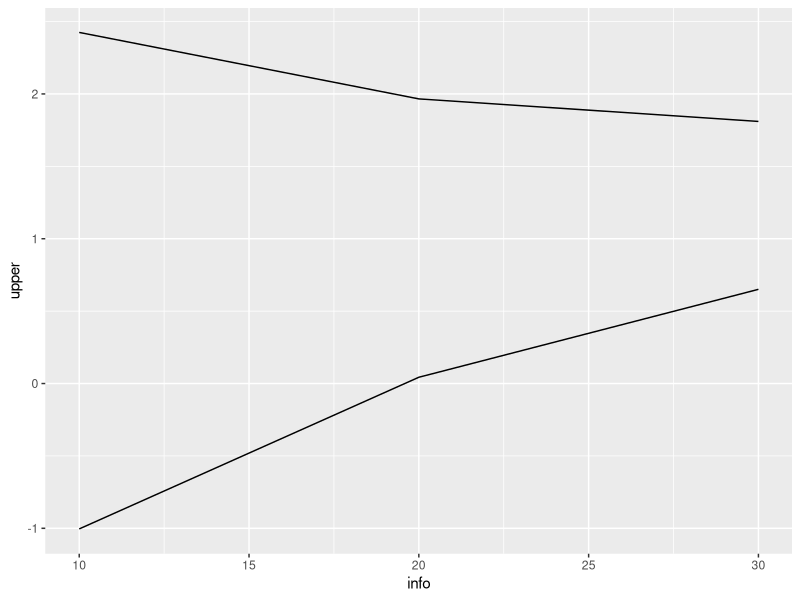
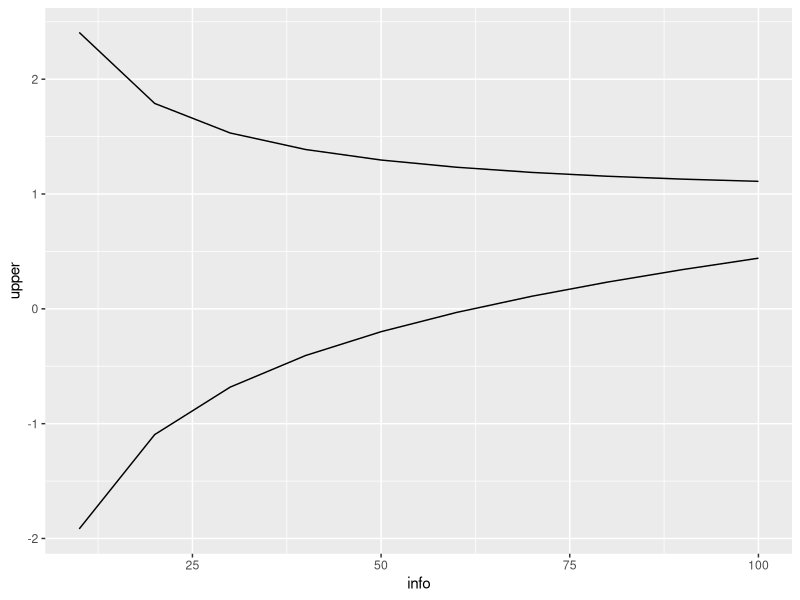

These figures' R source, in order:
## ---- chunk 1
knitr::opts_chunk$set(echo = TRUE)

# load required libraries
library(mvtnorm)
library(ggplot2)
library(data.table)

# set the seed
set.seed(20251029)
## ---- chunk 2
theta <- 0
sigma2 <- 1

matrix_x1 <- replicate(100000, rnorm(60))
matrix_x2 <- replicate(100000, rnorm(60))

diff_matrix <- matrix_x1 - matrix_x2

# analysis 1
# take only first 20 rows
mean_diff_matrix_20 <- colMeans(diff_matrix[1:20,])

z_matrix_20 <- mean_diff_matrix_20 * sqrt( 20 / (2*sigma2) )

mean(z_matrix_20 <= 0)
mean(z_matrix_20 >= 2.5)

# analysis 2
# includes people who moved to analysis 2 only
# which columns moved to analysis 2
moved_to_analysis2 <- z_matrix_20 > 0 & z_matrix_20 < 2.5

# select those columns
diff_matrix_40 <- diff_matrix[, moved_to_analysis2]

# column mean of these
# take only the first 40 rows
mean_diff_matrix_40 <- colMeans(diff_matrix_40[1:40,])

z_matrix_40 <- mean_diff_matrix_40 * sqrt( 40 / (2*sigma2) )

mean(z_matrix_20 > 0 & z_matrix_20 < 2.5) * mean(z_matrix_40 <= 0.75)
mean(z_matrix_20 > 0 & z_matrix_20 < 2.5) * mean(z_matrix_40 >= 2)

# analysis 3
# includes people who moved to analysis 2 then 3 only
# which columns moved to analysis 3
moved_to_analysis3 <- z_matrix_40 > 0.75 & z_matrix_40 < 2

# select those columns from those who moved to anlaysis 2
# therefore, filter the difference matrix of those who moved to analysis 
diff_matrix_60 <- diff_matrix_40[, moved_to_analysis3]

# column mean of these
# take all 60 rows
mean_diff_matrix_60 <- colMeans(diff_matrix_60)

z_matrix_60 <- mean_diff_matrix_60 * sqrt( 60 / (2*sigma2) )

mean(z_matrix_20 > 0 & z_matrix_20 < 2.5) * mean(z_matrix_40 > 0.75 & z_matrix_40 < 2) * mean(z_matrix_60 < 1.5)
mean(z_matrix_20 > 0 & z_matrix_20 < 2.5) * mean(z_matrix_40 > 0.75 & z_matrix_40 < 2) * mean(z_matrix_60 > 1.5)
## ---- chunk 3
theta <- 0.5
sigma2 <- 1

matrix_x1 <- replicate(100000, rnorm(60, mean = theta))
matrix_x2 <- replicate(100000, rnorm(60))

diff_matrix <- matrix_x1 - matrix_x2

# analysis 1
# take only first 20 rows
mean_diff_matrix_20 <- colMeans(diff_matrix[1:20,])

z_matrix_20 <- mean_diff_matrix_20 * sqrt( 20 / (2*sigma2) )

mean(z_matrix_20 <= 0)
mean(z_matrix_20 >= 2.5)

# analysis 2
# includes people who moved to analysis 2 only
# which columns moved to analysis 2
moved_to_analysis2 <- z_matrix_20 > 0 & z_matrix_20 < 2.5

# select those columns
diff_matrix_40 <- diff_matrix[, moved_to_analysis2]

# column mean of these
# take only the first 40 rows
mean_diff_matrix_40 <- colMeans(diff_matrix_40[1:40,])

z_matrix_40 <- mean_diff_matrix_40 * sqrt( 40 / (2*sigma2) )

mean(z_matrix_20 > 0 & z_matrix_20 < 2.5) * mean(z_matrix_40 <= 0.75)
mean(z_matrix_20 > 0 & z_matrix_20 < 2.5) * mean(z_matrix_40 >= 2)

# analysis 3
# includes people who moved to analysis 2 then 3 only
# which columns moved to analysis 3
moved_to_analysis3 <- z_matrix_40 > 0.75 & z_matrix_40 < 2

# select those columns from those who moved to anlaysis 2
# therefore, filter the difference matrix of those who moved to analysis 
diff_matrix_60 <- diff_matrix_40[, moved_to_analysis3]

# column mean of these
# take all 60 rows
mean_diff_matrix_60 <- colMeans(diff_matrix_60)

z_matrix_60 <- mean_diff_matrix_60 * sqrt( 60 / (2*sigma2) )

mean(z_matrix_20 > 0 & z_matrix_20 < 2.5) * mean(z_matrix_40 > 0.75 & z_matrix_40 < 2) * mean(z_matrix_60 < 1.5)
mean(z_matrix_20 > 0 & z_matrix_20 < 2.5) * mean(z_matrix_40 > 0.75 & z_matrix_40 < 2) * mean(z_matrix_60 > 1.5)
## ---- chunk 4
for_loops <- function() {

  theta <- 0
  sigma2 <- 1
  
  z_vec <- vector(mode = "numeric", length = 100000)
  z2_vec <- vector(mode = "numeric")
  z3_vec <- vector(mode = "numeric")
  
  analysis2_count <- 0
  analysis3_count <- 0
  
  for (i in 1:100000) {
    x1 <- rnorm(20)
    x2 <- rnorm(20)
  
    mean.diff <- mean(x1 - x2)
  
    z <- mean.diff * sqrt( 20 / (2*sigma2) )
    
    z_vec[i] <-  z
    
    if ( (z > 0) & (z < 2.5) ) {
      
      analysis2_count <- analysis2_count + 1
      
      x3 <- rnorm(20)
      x4 <- rnorm(20)
      
      x1 <- c(x1, x3)
      x2 <- c(x2, x4)
      
      mean.diff <- mean(x1 - x2)
      
      z2 <- mean.diff * sqrt( 40 / (2*sigma2) )
      
      z2_vec[analysis2_count] <- z2
      
      if ( (z2 > 0.75) & (z2 < 2) ) {
        
        analysis3_count <- analysis3_count + 1
        
        x5 <- rnorm(20)
        x6 <- rnorm(20)
        
        x1 <- append(x1, x5)
        x2 <- append(x2, x6)
      
        mean.diff <- mean(x1 - x2)
      
        z3 <- mean.diff * sqrt( 60 / (2*sigma2) )
      
        z3_vec[analysis3_count] <- z3
        
      }
      
    }
    
  }
  
  probs <- c(
    mean(z_vec <= 0),
    mean(z_vec > 0 & z_vec < 2.5) * mean(z2_vec <= 0.75),
    mean(z_vec > 0 & z_vec < 2.5) * mean(z2_vec > 0.75 & z2_vec < 2) * mean(z3_vec < 1.5),
    mean(z_vec > 2.5),
    mean(z_vec > 0 & z_vec < 2.5) * mean(z2_vec > 2),
    mean(z_vec > 0 & z_vec < 2.5) * mean(z2_vec > 0.75 & z2_vec < 2) * mean(z3_vec > 1.5)
  )
  
  probs
  
}
## ---- chunk 5
vectorized <- function() {
  
  theta <- 0
  sigma2 <- 1
  
  matrix_x1 <- replicate(100000, rnorm(60))
  matrix_x2 <- replicate(100000, rnorm(60))
  
  diff_matrix <- matrix_x1 - matrix_x2
  
  # analysis 1
  # take only first 20 rows
  mean_diff_matrix_20 <- colMeans(diff_matrix[1:20,])
  
  z_matrix_20 <- mean_diff_matrix_20 * sqrt( 20 / (2*sigma2) )
  
  # analysis 2
  # includes people who moved to analysis 2 only
  # which columns moved to analysis 2
  moved_to_analysis2 <- z_matrix_20 > 0 & z_matrix_20 < 2.5
  
  # select those columns
  diff_matrix_40 <- diff_matrix[, moved_to_analysis2]
  
  # column mean of these
  # take only the first 40 rows
  mean_diff_matrix_40 <- colMeans(diff_matrix_40[1:40,])
  
  z_matrix_40 <- mean_diff_matrix_40 * sqrt( 40 / (2*sigma2) )
  
  # analysis 3
  # includes people who moved to analysis 2 then 3 only
  # which columns moved to analysis 3
  moved_to_analysis3 <- z_matrix_40 > 0.75 & z_matrix_40 < 2
  
  # select those columns from those who moved to anlaysis 2
  # therefore, filter the difference matrix of those who moved to analysis 
  diff_matrix_60 <- diff_matrix_40[, moved_to_analysis3]
  
  # column mean of these
  # take all 60 rows
  mean_diff_matrix_60 <- colMeans(diff_matrix_60)
  
  z_matrix_60 <- mean_diff_matrix_60 * sqrt( 60 / (2*sigma2) )
  
  probs <- c(
    mean(z_matrix_20 <= 0),
    mean(z_matrix_20 > 0 & z_matrix_20 < 2.5) * mean(z_matrix_40 <= 0.75),
    mean(z_matrix_20 > 0 & z_matrix_20 < 2.5) * mean(z_matrix_40 > 0.75 & z_matrix_40 < 2) * mean(z_matrix_60 < 1.5),
    mean(z_matrix_20 >= 2.5),
    mean(z_matrix_20 > 0 & z_matrix_20 < 2.5) * mean(z_matrix_40 >= 2),
    mean(z_matrix_20 > 0 & z_matrix_20 < 2.5) * mean(z_matrix_40 > 0.75 & z_matrix_40 < 2) * mean(z_matrix_60 > 1.5)
  )
  
  probs
  
}
## ---- chunk 6
for_loops()
vectorized()
## ---- chunk 7
bench::mark(
  for_loops(),
  vectorized(),
  check = FALSE
)
## ---- chunk 8
vectorized_DT <- function() {
  
  theta <- 0
  sigma2 <- 1
  
  matrix_x1 <- replicate(100000, rnorm(60))
  matrix_x2 <- replicate(100000, rnorm(60))
  
  matrix_x1 <- as.data.frame(matrix_x1)
  matrix_x2 <- as.data.frame(matrix_x2)
  
  setDT(matrix_x1)
  setDT(matrix_x2)
  
  diff_matrix <- matrix_x1 - matrix_x2
  
  # analysis 1
  # take only first 20 rows
  mean_diff_matrix_20 <- diff_matrix[1:20, lapply(.SD, mean)]
  
  z_matrix_20 <- mean_diff_matrix_20 * sqrt( 20 / (2*sigma2) )
  
  # analysis 2
  # includes people who moved to analysis 2 only
  # which columns moved to analysis 2
  moved_to_analysis2 <- z_matrix_20 > 0 & z_matrix_20 < 2.5
  
  # select those columns
  diff_matrix_40 <- diff_matrix[, ..moved_to_analysis2]
  
  # column mean of these
  # take only the first 40 rows
  mean_diff_matrix_40 <- diff_matrix_40[1:40, lapply(.SD, mean)]
  
  z_matrix_40 <- mean_diff_matrix_40 * sqrt( 40 / (2*sigma2) )
  
  # analysis 3
  # includes people who moved to analysis 2 then 3 only
  # which columns moved to analysis 3
  moved_to_analysis3 <- z_matrix_40 > 0.75 & z_matrix_40 < 2
  
  # select those columns from those who moved to anlaysis 2
  # therefore, filter the difference matrix of those who moved to analysis 
  diff_matrix_60 <- diff_matrix_40[, ..moved_to_analysis3]
  
  # column mean of these
  # take all 60 rows
  mean_diff_matrix_60 <- diff_matrix_60[, lapply(.SD, mean)]
  
  z_matrix_60 <- mean_diff_matrix_60 * sqrt( 60 / (2*sigma2) )
  
  probs <- c(
    mean(z_matrix_20 <= 0),
    mean(z_matrix_20 > 0 & z_matrix_20 < 2.5) * mean(z_matrix_40 <= 0.75),
    mean(z_matrix_20 > 0 & z_matrix_20 < 2.5) * mean(z_matrix_40 > 0.75 & z_matrix_40 < 2) * mean(z_matrix_60 < 1.5),
    mean(z_matrix_20 >= 2.5),
    mean(z_matrix_20 > 0 & z_matrix_20 < 2.5) * mean(z_matrix_40 >= 2),
    mean(z_matrix_20 > 0 & z_matrix_20 < 2.5) * mean(z_matrix_40 > 0.75 & z_matrix_40 < 2) * mean(z_matrix_60 > 1.5)
  )
  
  probs
  
}
## ---- chunk 9
# vectorized_DT()
## ---- chunk 10
# step up the values needed
# assumed mean and variance
theta_0 <- 0
theta_1 <- 0.5
sigma <- 1

# sample sizes
n1 <- 20
n2 <- 40
n3 <- 60

# bounds of integration
u1 <- 2.5
u2 <- 2
u3 <- 1.5
l1 <- 0
l2 <- 0.75
l3 <- 1.5
## ---- chunk 11
# mean vector
mean_0 <- c(theta_0 * sqrt(n1/ (2*sigma) ),
            theta_0 * sqrt(n2/ (2*sigma) ),
            theta_0 * sqrt(n3/ (2*sigma) ))

# covariance matrix
SIGMA <- matrix(
  c(1, sqrt(n1/n2), sqrt(n1/n3),
    sqrt(n1/n2), 1, sqrt(n2/n3),
    sqrt(n1/n3), sqrt(n2/n3), 1),
  nrow = 3
)

lower <- c(u1, -Inf, -Inf)
upper <- c(Inf, Inf, Inf)

pmvnorm(lower = lower, upper = upper, mean = mean_0, corr = SIGMA)
## ---- chunk 12
# mean vector
mean_1 <- c(theta_1 * sqrt(n1/ (2*sigma) ),
            theta_1 * sqrt(n2/ (2*sigma) ),
            theta_1 * sqrt(n3/ (2*sigma) ))

# covariance matrix
SIGMA <- matrix(
  c(1, sqrt(n1/n2), sqrt(n1/n3),
    sqrt(n1/n2), 1, sqrt(n2/n3),
    sqrt(n1/n3), sqrt(n2/n3), 1),
  nrow = 3
)

lower <- c(u1, -Inf, -Inf)
upper <- c(Inf, Inf, Inf)

pmvnorm(lower = lower, upper = upper, mean = mean_1, corr = SIGMA)
## ---- chunk 13
# Fisher information
information <- function(n, variance) sqrt(n/(2*variance))
## ---- chunk 14
gsd_simulations <- function(upper_bounds = c(2.5, 2, 1.5),
                            lower_bounds = c(0, 0.75, 1.5),
                            n_patients = c(20, 40, 60),
                            null_hypothesis = 0,
                            alt_hypothesis = 0.5,
                            variance = 1) {
  
  # sanity checks, function stops
  if(length(upper_bounds) != length(lower_bounds)) {
    stop("Warning: number of upper bounds must equal number of lower bounds")
  }
  
  if(length(n_patients) != length(upper_bounds)) {
    stop("Warning: number of patients vector must equal number of analyses")
  }
  
  n_analyses <- length(upper_bounds)
  
  # assign values for null and alt hypotheses
  theta_0 <- null_hypothesis
  theta_1 <- alt_hypothesis
  
  ####################
  # PARSE BOUNDARIES #
  ####################
  
  # need to parse the upper and lower boundaries of the design
  # for futility and efficacy, must put the bounds of integration correctly 
  # for pmvnorm
  futility_l_bounds <- vector(mode = "list", length = n_analyses)
  futility_u_bounds <- vector(mode = "list", length = n_analyses)
  efficacy_l_bounds <- vector(mode = "list", length = n_analyses)
  efficacy_u_bounds <- vector(mode = "list", length = n_analyses)

  for (i in 1:n_analyses) {
      
    # special case of i = 1
    if (i == 1) {
      futility_l_bounds[[i]] <- rep_len(-Inf, length.out = n_analyses)
      futility_u_bounds[[i]] <- c(lower_bounds[i], rep_len(Inf, length.out = n_analyses - 1))
      efficacy_l_bounds[[i]] <- c(upper_bounds[i], rep_len(-Inf, length.out = n_analyses - 1))
      efficacy_u_bounds[[i]] <- rep_len(Inf, length.out = n_analyses)
      next
    }
    
    # all other cases
    futility_l_bounds[[i]] <- c(lower_bounds[1:i-1], rep_len(-Inf, length.out = n_analyses - (i-1)))
    futility_u_bounds[[i]] <- c(upper_bounds[1:i-1], lower_bounds[i], rep_len(Inf, length.out = n_analyses - i ))
  
    efficacy_l_bounds[[i]] <- c(lower_bounds[1:i-1], upper_bounds[i], rep_len(-Inf, length.out = n_analyses - i ))
    efficacy_u_bounds[[i]] <- c(upper_bounds[1:i-1], rep_len(Inf, length.out = n_analyses - (i-1)))
    
  }
  
  ##################
  # GENERATE MEANS #
  ##################
  
  mean_0 <- theta_0 * sqrt(n_patients / (2 * variance))
  mean_1 <- theta_1 * sqrt(n_patients / (2 * variance))
  
  ##############################
  # GENERATE COVARIANCE MATRIX #
  ##############################
  
  # list of SIGMAs
  SIGMA <- diag(nrow = n_analyses)
  
  for(i in 1:n_analyses) {
    for(j  in 1:n_analyses) {
      
      # leave the 1s on the diagonal, skip this iteration of for loop
      if(i == j) next
      
      # when i is less than j, the lower number of patients will be in numerator
      if(i < j) SIGMA[i,j] <- sqrt(n_patients[i] / n_patients[j])
      
      # when i is greater than j, the lower number of patients will be in numerator
      if(i > j) SIGMA[i,j] <- sqrt(n_patients[j] / n_patients[i])
      
    }
  }
  
  #####################
  # GET PROBABILITIES #
  #####################
  
  # list of probabilities to return
  probs_to_return <- matrix(nrow = n_analyses, ncol = 4)
  
  for (i in 1:n_analyses) {
    
    futility_null <- pmvnorm(lower = futility_l_bounds[[i]], 
                             upper = futility_u_bounds[[i]], 
                             mean = mean_0, sigma = SIGMA)
    
    futility_alt <- pmvnorm(lower = futility_l_bounds[[i]],
                            upper = futility_u_bounds[[i]],
                            mean = mean_1, sigma = SIGMA)
    
    efficacy_null <- pmvnorm(lower = efficacy_l_bounds[[i]], 
                             upper = efficacy_u_bounds[[i]], 
                             mean = mean_0, sigma = SIGMA)
    
    efficacy_alt <- pmvnorm(lower = efficacy_l_bounds[[i]],
                            upper = efficacy_u_bounds[[i]],
                            mean = mean_1, sigma = SIGMA)
    
    probs_to_return[i, ] <- c(futility_null, efficacy_null, futility_alt, efficacy_alt)
    
  }
  
  rownames(probs_to_return) <- as.vector(sapply("analysis_", paste0, 1:n_analyses))
  colnames(probs_to_return) <- c("futility_null", "efficacy_null", "futility_alt", "efficacy_alt")
  
  # calculate the expected sample size always under alternative (index 3:4)
  ess <- sum(
    rowSums(probs_to_return[,3:4]) * n_patients
  )
  
  # add the expected sample size to the list
  return_values <- list(probs_to_return, ess)
  
  # name the list
  names(return_values) <- c("probabilities", "expected_sample_size")
  
  # return probabilities and ESS
  return_values
}
## ---- chunk 15
gsd_simulations(alt_hypothesis = 0)
## ---- chunk 16
gsd_simulations_old <- function(n_analyses = 3, 
                            upper_bounds = c(2.5, 2, 1.5),
                            lower_bounds = c(0, 0.75, 1.5),
                            n_patients = c(20, 40, 60),
                            null_hypothesis = 0,
                            alt_hypothesis = 0.5,
                            variance = 1) {
  
  # sanity checks
  # sanity checks, function stops
  if(length(upper_bounds) != length(lower_bounds)) {
    stop("Warning: number of upper bounds must equal number of lower bounds")
  }
  
  if(length(n_patients) != length(upper_bounds)) {
    stop("Warning: number of patients vector must equal number of analyses")
  }
  
  # assign values for null and alt hypotheses
  theta_0 <- null_hypothesis
  delta <- alt_hypothesis
  
  # empty mean vectors to fill
  mean_0 <- c()
  mean_1 <- c()
  
  # need to parse the upper and lower boundaries of the design
  # for futility and efficacy, must put the bounds of integration correctly 
  # for pmvnorm
  futility_l_bounds <- list()
  futility_u_bounds <- list()
  efficacy_l_bounds <- list()
  efficacy_u_bounds <- list()

  n_analyses <- length(upper_bounds)

  for (i in 1:n_analyses) {
    
    # special case of i = 1
    if (i == 1) {
      futility_l_bounds[[i]] <- lower_bounds[i]
      futility_u_bounds[[i]] <- upper_bounds[i]
      efficacy_l_bounds[[i]] <- lower_bounds[i]
      efficacy_u_bounds[[i]] <- upper_bounds[i]
      next
    }
    
    # all other cases
    futility_l_bounds[[i]] <- c(lower_bounds[1:i-1], -Inf)
    futility_u_bounds[[i]] <- c(upper_bounds[1:i-1], lower_bounds[i])
    
    efficacy_l_bounds[[i]] <- c(lower_bounds[1:i-1], upper_bounds[i])
    efficacy_u_bounds[[i]] <- c(upper_bounds[1:i-1], Inf)
  }
  
  # list of probabilities to return
  probs_to_return <- list()
  
  # list of SIGMAs
  SIGMA_list <- list()
    
  for (i in 1:n_analyses) {
    if (i == 1) next
    
    # start with diagonal matrix for SIGMA
    SIGMA <- diag(nrow = i)
    
    # n = 2, need to fill all but 11, 22
    # n = 3, need to fill all but 11, 22, 33
    # n = 4, need to fill all but 11, 22, 33, 44
    # etc. 
    for(i in 1:i) {
      for(j  in 1:i) {
        
        # leave the 1s on the diagonal, skip this iteration of for loop
        if(i == j) next
        
        # when i is less than j, the lower number of patients will be in numerator
        if(i < j) SIGMA[i,j] <- sqrt(n_patients[i] / n_patients[j])
        
        # when i is greater than j, the lower number of patients will be in numerator
        if(i > j) SIGMA[i,j] <- sqrt(n_patients[j] / n_patients[i])
        
      }
    }
    
    SIGMA_list[[i]] <- SIGMA
  }
  
  
  for (i in 1:n_analyses) {
    
    ##############
    # ANALYSIS 1 #
    ##############
    if(i == 1) {
      # mean under null
      mean_0[i] <- theta_0 * sqrt(n_patients[i]/(2*variance))
      
      # mean under alternative
      mean_1[i] <- delta * sqrt(n_patients[i]/(2*variance))
      
      # prob stop for futility, null
      futility_null <- pnorm(futility_l_bounds[[i]], 
                             mean = mean_0, 
                             sd = sqrt(variance))
      
      # prob stop for efficacy, null
      efficacy_null <- pnorm(efficacy_u_bounds[[i]], 
                             mean = mean_0, 
                             sd = sqrt(variance), 
                             lower.tail = FALSE)
  
      # prob stop for futility, alt
      futility_alt <- pnorm(futility_l_bounds[[i]], 
                            mean = mean_1, 
                            sd = sqrt(variance))
      
      # prob stop for efficacy
      efficacy_alt <- pnorm(efficacy_u_bounds[[i]], 
                            mean = mean_1, 
                            sd = sqrt(variance), 
                            lower.tail = FALSE)
      
      probs_to_return[[i]] <- c(futility_null, efficacy_null, futility_alt, efficacy_alt)
      names(probs_to_return[[i]]) <- c("futility_null", "efficacy_null", "futility_alt", "efficacy_alt")
      
      next
    }
    
    ######################
    # ALL OTHER ANALYSES #
    ######################
    
    # next mean under null
    mean_0[i] <- theta_0 * sqrt(n_patients[i] / (2 * variance))
    
    # next mean under alternative
    mean_1[i] <- delta * sqrt(n_patients[i]/ (2*variance))
    
    # bounds for these will be same
    # futility under null
    futility_null <- pmvnorm(lower = futility_l_bounds[[i]], 
                             upper = futility_u_bounds[[i]], 
                             mean = mean_0, corr = SIGMA_list[[i]])
    # futility under alt
    futility_alt <- pmvnorm(lower = futility_l_bounds[[i]], 
                            upper = futility_u_bounds[[i]], 
                            mean = mean_1, corr = SIGMA_list[[i]])
    
    # bounds for these will be same
    # futility under null
    efficacy_null <- pmvnorm(lower = efficacy_l_bounds[[i]], 
                             upper = efficacy_u_bounds[[i]],
                             mean = mean_0, corr = SIGMA_list[[i]])
    # futility under alt
    efficacy_alt <- pmvnorm(lower = efficacy_l_bounds[[i]], 
                            upper = efficacy_u_bounds[[i]], 
                            mean = mean_1, corr = SIGMA_list[[i]])
    
    probs_to_return[[i]] <- c(futility_null, efficacy_null, futility_alt, efficacy_alt)
    names(probs_to_return[[i]]) <- c("futility_null", "efficacy_null", "futility_alt", "efficacy_alt")
    
  }
    
  # vector to collect the sum of futility and efficacy probabilities
  sum_probs <- c()
  
  # get alpha and power
  alpha <- 0
  power <- 0
  
  for (i in 1:n_analyses) {
    
    # pull the probabilities from the list
    tmp_probs <- probs_to_return[[i]]
    
    # gather them into a vector
    # 3:4 because we want to calculate under the alternative
    sum_probs <- c(sum_probs, sum(tmp_probs[3:4]))
    
    alpha <- tmp_probs[2] + alpha
    power <- tmp_probs[4] + power
    
  }
  
  # calculate the expected sample size
  ess <- sum(n_patients * sum_probs)
  
  # add the expected sample size to the list
  return_values <- append(probs_to_return, values = c(ess, alpha, power))
  
  # name the list
  names_for_list <- as.vector(sapply("analysis_", paste0, 1:n_analyses))
  names_for_list <- c(names_for_list, "expected_sample_size", "alpha", "power")
  names(return_values) <- names_for_list
  
  # return probabilities and ESS
  return_values
}
## ---- chunk 17
bench::mark(
  gsd_simulations(),
  gsd_simulations_old(),
  check = FALSE
)
## ---- chunk 18
upper_bounds <- c(0, Inf,  Inf)
lower_bounds <- c(-Inf, -Inf, -Inf)

bench::mark(
  pnorm(0),
  pmvnorm(lower = lower_bounds, upper = upper_bounds,
          mean = mean_0, corr = SIGMA),
  check = FALSE
)
## ---- chunk 19
39.9e-6 / 551.9e-9
## ---- chunk 20
# two dimensional sigma
SIGMA2 <- matrix(
  c(1, sqrt(n1/n2), 
    sqrt(n1/n2), 1),
  nrow = 2
)

# two dimensional upper bounds
upper_bounds2 <- c(0, Inf)
lower_bounds2 <- c(-Inf, -Inf)

bench::mark(
  # 2d
  pmvnorm(lower = lower_bounds2, upper = upper_bounds2,
          mean = c(0,0), corr = SIGMA2),
  # 3d
  pmvnorm(lower = lower_bounds, upper = upper_bounds,
          mean = mean_0, corr = SIGMA),
  check = FALSE
)
## ---- chunk 21
max_ess <- function(gsd_simulator = gsd_simulations_old, 
                    epsilon = 0.0001,
                    delta1 = 0,
                    delta2 = 2) {
  
  while (abs(delta1 - delta2) > epsilon) {
    
    # calculate expected sample size
    ess1 <- gsd_simulations_old(alt_hypothesis = delta1)$expected_sample_size
    ess2 <- gsd_simulations_old(alt_hypothesis = delta2)$expected_sample_size
    
    # check conditions
    if (ess1 == ess2) {
  
      print("Reinitializing deltas...")
      delta1 <- 0
      delta2 <- delta2 + 0.3
      
    } else if (ess1 > ess2) {
      
      delta2 <- (delta2 + delta1) / 2
      
    } else {
      
      delta1 <- (delta2 + delta1) / 2
      
    }
    
  }
  
  return(
    c(delta1 = delta1, 
      delta2 = delta2, 
      ess1 = ess1, 
      ess2 = ess2)
  )
}
## ---- chunk 22
max_ess()
## ---- chunk 23
triangular_bounds <- function(n_analyses = 3,
                              alpha = 0.05,
                              beta = 0.1,
                              delta = 0.5,
                              allocation_ratio = 1,
                              n = 20,
                              sigma_0 = 1,
                              sigma_1 = 1) {
  
  # I think this needs to be alpha rather that alpha/2 as this is one-sided
  delta_tild <- (2 * qnorm( 1-alpha ) * delta ) / (qnorm( 1-alpha ) + qnorm( 1-beta ))
  
  log_1over2alpha <- log(1/(2*alpha))
  
  I_L_term1 <- (4 * (0.583^2)) / n_analyses
  I_L_term2 <- 8 * log_1over2alpha
  I_L_term3 <- (2 * 0.583) / sqrt(n_analyses)
  
  I_L <- ( sqrt(I_L_term1 + I_L_term2) - I_L_term3 )^2 * (1 / delta_tild)
  
  e <- vector(mode = "numeric", length = n_analyses)
  f <- vector(mode = "numeric", length = n_analyses)
  info_vec <- vector(mode = "numeric", length = n_analyses)
  
  bounds_term1 <- (2/delta_tild) * log_1over2alpha
  bounds_term2 <- 0.583 * sqrt(I_L / n_analyses)
  
  for (i in 1:n_analyses) {
    
    information_term1 <- sigma_0 / (i * n)
    information_term2 <- sigma_1 / (allocation_ratio * i * n)
    
    information <- (information_term1 + information_term2)^(-1)
    
    sqrt_inv_info_l <- 1 / sqrt(information)
    
    e_l <- (bounds_term1 - bounds_term2 + ( (0.25*delta_tild) * (i/n_analyses) * I_L ) ) * sqrt_inv_info_l
  
    f_l <- ( (-1*bounds_term1) + bounds_term2 + ( (0.75*delta_tild) * (i/n_analyses) * I_L ) ) * sqrt_inv_info_l
  
    info_vec[i] <- information
    e[i] <- e_l
    f[i] <- f_l
    
  }
  
  return(list(e = e, f = f, info = info_vec))
}
## ---- chunk 24
delta <- 0.5

bounds <- triangular_bounds(delta = delta, beta = 0.1, alpha = 0.05, n_analyses = 3)

upper <- bounds$e
lower <- bounds$f 
info <- bounds$info

gsd_simulations_old(n_analyses = 3,
                    upper_bounds = upper,
                    lower_bounds = lower,
                    n_patients = c(20 * 1:3),
                    null_hypothesis = 0,
                    alt_hypothesis = delta,
                    variance = 1)
## ---- chunk 25
ggplot() +
  geom_line(mapping = aes(x = info, y = upper)) +
  geom_line(mapping = aes(x = info, y = lower))
## ---- chunk 26
delta <- 0.5

bounds <- triangular_bounds(delta = delta, beta = 0.1, alpha = 0.05, n_analyses = 10)

upper <- bounds$e
lower <- bounds$f 
info <- bounds$info

gsd_simulations_old(n_analyses = 10,
                    upper_bounds = upper,
                    lower_bounds = lower,
                    n_patients = c(20 * 1:10),
                    null_hypothesis = 0,
                    alt_hypothesis = delta,
                    variance = 1)
## ---- chunk 27
ggplot() +
  geom_line(mapping = aes(x = info, y = upper)) +
  geom_line(mapping = aes(x = info, y = lower))
## ---- chunk 28
n_analyses <- 3

alpha <- 0.05
beta <- 0.1

n <- 20

delta <- 0.5

sigma_0 <- 1
sigma_1 <- 1
allocation_ratio <- 1

V_vec <- vector(mode = "numeric", length = n_analyses)

for (i in 1:n_analyses) {
  I_term1 <- sigma_0 / (i * n)
  I_term2 <- sigma_1 / (allocation_ratio * i * n)
  
  I <- (I_term1 + I_term2)^(-1)

  V_vec[i] <- I
}

theta_a <- (2 * qnorm( 1-alpha ) * delta ) / (qnorm( 1-alpha ) + qnorm( 1-beta ))

a_prime <- (2/theta_a) * log(1/(2*alpha))
a <- a_prime - 0.583 * sqrt(I)

lambda <- (1/4) * theta_a

z_upper <- a + (lambda * V_vec)
z_lower <- -a +  (3 * lambda * V_vec)
## ---- chunk 29
gsd_simulations_old(n_analyses = 3,
                    upper_bounds = z_upper,
                    lower_bounds = z_lower,
                    n_patients = c(20, 40, 60),
                    null_hypothesis = 0,
                    alt_hypothesis = delta,
                    variance = 1)
